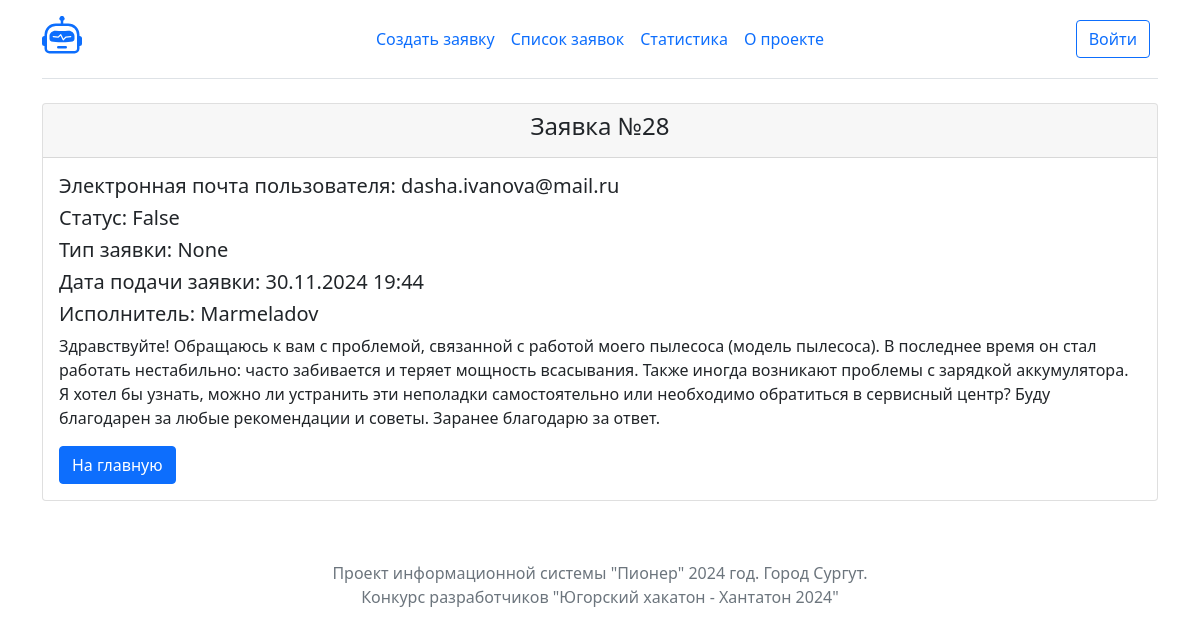
Page /task/28/ on the earlier database version.
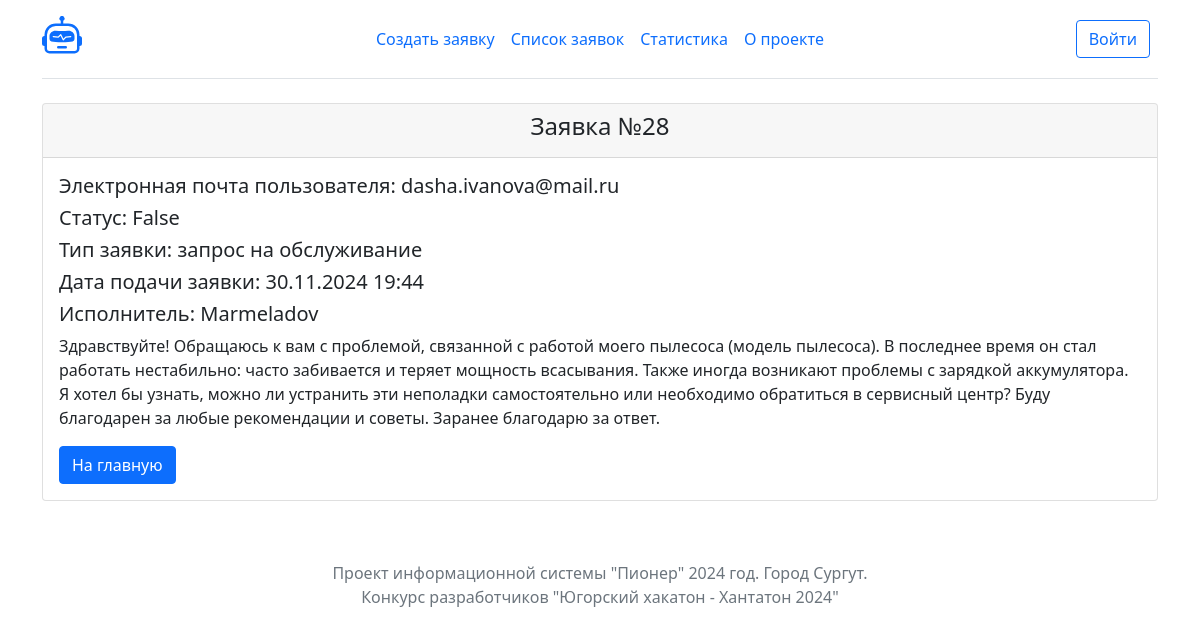
Same page on the later database version.
### tasks/models.py (models this page shows, shortened)
class Task(models.Model):
    title = models.CharField(max_length=1024)
    message = models.TextField()
    authors = models.CharField(max_length=1024)
    contractor = models.ForeignKey(User, on_delete=models.CASCADE, null=True)
    created = models.DateTimeField("date published", auto_now_add= True)
    closed = models.BooleanField(default=False)
    typetask = models.ForeignKey(TypeTask, on_delete=models.CASCADE, null=True)

class TypeTask(models.Model):
    type = models.CharField(max_length=50)
    def __str__(self):
        return self.type

### tasks/views.py (the view)
# urls.py: path("task/<int:task_id>/", views.task_info, name="task_info"),
def task_info(request, task_id):
    task = Task.objects.get(id=task_id)
    return render(request, 'tasks/task_info.html', {'task': task})

### tasks/templates/tasks/task_info.html
{% extends "tasks/base.html" %}
{% block content %}
    <div class="container">
        <div class="row">
            <div class="col-lg-12">
                <div class="card">
                    <div class="card-header">
                    <h4 class="text-center text">Заявка №{{ task.pk }}</h4>
                    </div>
                    <div class="card-body">
                        <h5 class="card-title">Электронная почта пользователя: {{ task.authors }}</h5>
                        <h5 class="card-title">Статус: {{ task.closed }}</h5>
                        <h5 class="card-title">Тип заявки: {{ task.typetask }}</h5>
                        <h5 class="card-title">Дата подачи заявки: {{ task.created|date:'d.m.Y H:i' }}</h5>
                        <h5 class="card-title">Исполнитель: {{ task.contractor }}</h5>
                        <p class="card-text">{{ task.message }}</p>
                        <a href="/" class="btn btn-primary">На главную</a>
                    </div>
                </div>
            </div>
        </div>
    </div>
{% endblock %}

Differences in the rows shown:
changed Task "dasha.ivanova@mail.ru": typetask "None" → "запрос на обслуживание"
